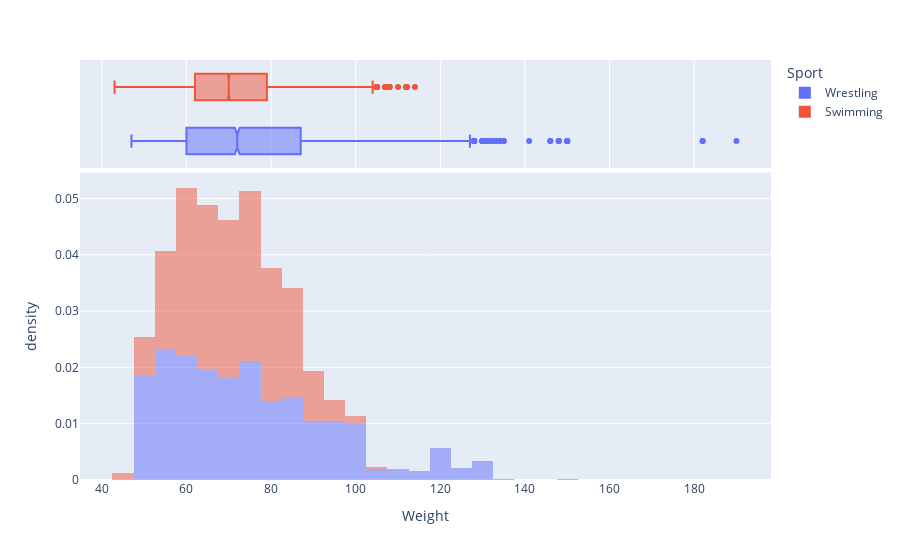

Notebook cell for this chart:
### Code cell
sport = px.histogram(
    olympics_select, 
    x="Weight", 
    histnorm='probability density',
    color="Sport", 
    opacity = 0.5,
    marginal="box",
    nbins=70)
sport.update_layout(yaxis_title='density')
sport.show()

### Figure 1 — Plotly figure (JSON) as saved in the notebook; plotly's stock layout.template omitted (floating-point values rounded to 4 significant figures; data arrays with more than 128 entries replaced by an {"elided": "..."} marker saying what was removed)
{"data": [{"alignmentgroup": "True", "bingroup": "x", "histnorm": "probability density", "hovertemplate": "Sport=Wrestling<br>Weight=%{x}<br>count=%{y}<extra></extra>", "legendgroup": "Wrestling", "marker": {"color": "#636efa", "opacity": 0.5}, "name": "Wrestling", "nbinsx": 70, "offsetgroup": "Wrestling", "orientation": "v", "showlegend": true, "type": "histogram", "x": {"elided": "5304 float values"}, "xaxis": "x", "yaxis": "y"}, {"alignmentgroup": "True", "hovertemplate": "Sport=Wrestling<br>Weight=%{x}<extra></extra>", "legendgroup": "Wrestling", "marker": {"color": "#636efa"}, "name": "Wrestling", "notched": true, "offsetgroup": "Wrestling", "showlegend": false, "type": "box", "x": {"elided": "5304 float values"}, "xaxis": "x2", "yaxis": "y2"}, {"alignmentgroup": "True", "bingroup": "x", "histnorm": "probability density", "hovertemplate": "Sport=Swimming<br>Weight=%{x}<br>count=%{y}<extra></extra>", "legendgroup": "Swimming", "marker": {"color": "#EF553B", "opacity": 0.5}, "name": "Swimming", "nbinsx": 70, "offsetgroup": "Swimming", "orientation": "v", "showlegend": true, "type": "histogram", "x": {"elided": "18793 float values"}, "xaxis": "x", "yaxis": "y"}, {"alignmentgroup": "True", "hovertemplate": "Sport=Swimming<br>Weight=%{x}<extra></extra>", "legendgroup": "Swimming", "marker": {"color": "#EF553B"}, "name": "Swimming", "notched": true, "offsetgroup": "Swimming", "showlegend": false, "type": "box", "x": {"elided": "18793 float values"}, "xaxis": "x2", "yaxis": "y2"}], "layout": {"barmode": "relative", "legend": {"title": {"text": "Sport"}, "tracegroupgap": 0}, "margin": {"t": 60}, "xaxis": {"anchor": "y", "domain": [0, 1], "title": {"text": "Weight"}}, "xaxis2": {"anchor": "y2", "domain": [0, 1], "matches": "x", "showgrid": true, "showticklabels": false}, "yaxis": {"anchor": "x", "domain": [0, 0.7326], "title": {"text": "density"}}, "yaxis2": {"anchor": "x2", "domain": [0.7426, 1], "matches": "y2", "showgrid": false, "showline": false, "showticklabels": false, "ticks": ""}}}
